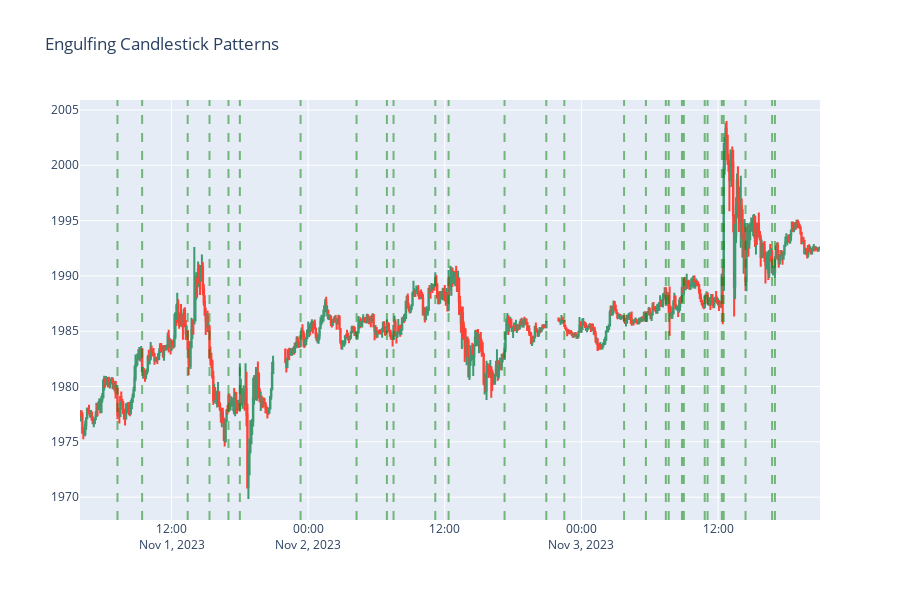

The notebook cell this image was saved under:
### Code cell
# visualizing engulfs
engulfs = ohlc_df[ohlc_df['engulfing_pattern'] == True]

fig_engulf = go.Figure(fig)
fig_engulf.update_layout(title='Engulfing Candlestick Patterns')

for i, x in engulfs.iterrows():
    fig_engulf.add_vline(x=x['time'], line_width=2, line_dash="dash", opacity=0.5, line_color="green")
    
fig_engulf

### Figure 1 — Plotly figure (JSON) as saved in the notebook; plotly's stock layout.template omitted (floating-point values rounded to 4 significant figures; data arrays with more than 128 entries replaced by an {"elided": "..."} marker saying what was removed)
{"data": [{"close": {"elided": "756 float values"}, "high": {"elided": "756 float values"}, "low": {"elided": "756 float values"}, "open": {"elided": "756 float values"}, "type": "candlestick", "x": {"elided": "756 str values"}}], "layout": {"height": 600, "shapes": [{"line": {"color": "green", "dash": "dash", "width": 2}, "opacity": 0.5, "type": "line", "x0": "2023-11-01T07:15:00", "x1": "2023-11-01T07:15:00", "xref": "x", "y0": 0, "y1": 1, "yref": "y domain"}, {"line": {"color": "green", "dash": "dash", "width": 2}, "opacity": 0.5, "type": "line", "x0": "2023-11-01T09:25:00", "x1": "2023-11-01T09:25:00", "xref": "x", "y0": 0, "y1": 1, "yref": "y domain"}, {"line": {"color": "green", "dash": "dash", "width": 2}, "opacity": 0.5, "type": "line", "x0": "2023-11-01T13:25:00", "x1": "2023-11-01T13:25:00", "xref": "x", "y0": 0, "y1": 1, "yref": "y domain"}, {"line": {"color": "green", "dash": "dash", "width": 2}, "opacity": 0.5, "type": "line", "x0": "2023-11-01T15:20:00", "x1": "2023-11-01T15:20:00", "xref": "x", "y0": 0, "y1": 1, "yref": "y domain"}, {"line": {"color": "green", "dash": "dash", "width": 2}, "opacity": 0.5, "type": "line", "x0": "2023-11-01T17:00:00", "x1": "2023-11-01T17:00:00", "xref": "x", "y0": 0, "y1": 1, "yref": "y domain"}, {"line": {"color": "green", "dash": "dash", "width": 2}, "opacity": 0.5, "type": "line", "x0": "2023-11-01T18:00:00", "x1": "2023-11-01T18:00:00", "xref": "x", "y0": 0, "y1": 1, "yref": "y domain"}, {"line": {"color": "green", "dash": "dash", "width": 2}, "opacity": 0.5, "type": "line", "x0": "2023-11-01T23:20:00", "x1": "2023-11-01T23:20:00", "xref": "x", "y0": 0, "y1": 1, "yref": "y domain"}, {"line": {"color": "green", "dash": "dash", "width": 2}, "opacity": 0.5, "type": "line", "x0": "2023-11-02T04:15:00", "x1": "2023-11-02T04:15:00", "xref": "x", "y0": 0, "y1": 1, "yref": "y domain"}, {"line": {"color": "green", "dash": "dash", "width": 2}, "opacity": 0.5, "type": "line", "x0": "2023-11-02T06:55:00", "x1": "2023-11-02T06:55:00", "xref": "x", "y0": 0, "y1": 1, "yref": "y domain"}, {"line": {"color": "green", "dash": "dash", "width": 2}, "opacity": 0.5, "type": "line", "x0": "2023-11-02T07:30:00", "x1": "2023-11-02T07:30:00", "xref": "x", "y0": 0, "y1": 1, "yref": "y domain"}, {"line": {"color": "green", "dash": "dash", "width": 2}, "opacity": 0.5, "type": "line", "x0": "2023-11-02T11:10:00", "x1": "2023-11-02T11:10:00", "xref": "x", "y0": 0, "y1": 1, "yref": "y domain"}, {"line": {"color": "green", "dash": "dash", "width": 2}, "opacity": 0.5, "type": "line", "x0": "2023-11-02T12:20:00", "x1": "2023-11-02T12:20:00", "xref": "x", "y0": 0, "y1": 1, "yref": "y domain"}, {"line": {"color": "green", "dash": "dash", "width": 2}, "opacity": 0.5, "type": "line", "x0": "2023-11-02T17:15:00", "x1": "2023-11-02T17:15:00", "xref": "x", "y0": 0, "y1": 1, "yref": "y domain"}, {"line": {"color": "green", "dash": "dash", "width": 2}, "opacity": 0.5, "type": "line", "x0": "2023-11-02T20:55:00", "x1": "2023-11-02T20:55:00", "xref": "x", "y0": 0, "y1": 1, "yref": "y domain"}, {"line": {"color": "green", "dash": "dash", "width": 2}, "opacity": 0.5, "type": "line", "x0": "2023-11-02T22:30:00", "x1": "2023-11-02T22:30:00", "xref": "x", "y0": 0, "y1": 1, "yref": "y domain"}, {"line": {"color": "green", "dash": "dash", "width": 2}, "opacity": 0.5, "type": "line", "x0": "2023-11-03T03:45:00", "x1": "2023-11-03T03:45:00", "xref": "x", "y0": 0, "y1": 1, "yref": "y domain"}, {"line": {"color": "green", "dash": "dash", "width": 2}, "opacity": 0.5, "type": "line", "x0": "2023-11-03T05:40:00", "x1": "2023-11-03T05:40:00", "xref": "x", "y0": 0, "y1": 1, "yref": "y domain"}, {"line": {"color": "green", "dash": "dash", "width": 2}, "opacity": 0.5, "type": "line", "x0": "2023-11-03T07:25:00", "x1": "2023-11-03T07:25:00", "xref": "x", "y0": 0, "y1": 1, "yref": "y domain"}, {"line": {"color": "green", "dash": "dash", "width": 2}, "opacity": 0.5, "type": "line", "x0": "2023-11-03T07:40:00", "x1": "2023-11-03T07:40:00", "xref": "x", "y0": 0, "y1": 1, "yref": "y domain"}, {"line": {"color": "green", "dash": "dash", "width": 2}, "opacity": 0.5, "type": "line", "x0": "2023-11-03T08:50:00", "x1": "2023-11-03T08:50:00", "xref": "x", "y0": 0, "y1": 1, "yref": "y domain"}, {"line": {"color": "green", "dash": "dash", "width": 2}, "opacity": 0.5, "type": "line", "x0": "2023-11-03T09:00:00", "x1": "2023-11-03T09:00:00", "xref": "x", "y0": 0, "y1": 1, "yref": "y domain"}, {"line": {"color": "green", "dash": "dash", "width": 2}, "opacity": 0.5, "type": "line", "x0": "2023-11-03T10:50:00", "x1": "2023-11-03T10:50:00", "xref": "x", "y0": 0, "y1": 1, "yref": "y domain"}, {"line": {"color": "green", "dash": "dash", "width": 2}, "opacity": 0.5, "type": "line", "x0": "2023-11-03T11:05:00", "x1": "2023-11-03T11:05:00", "xref": "x", "y0": 0, "y1": 1, "yref": "y domain"}, {"line": {"color": "green", "dash": "dash", "width": 2}, "opacity": 0.5, "type": "line", "x0": "2023-11-03T12:20:00", "x1": "2023-11-03T12:20:00", "xref": "x", "y0": 0, "y1": 1, "yref": "y domain"}, {"line": {"color": "green", "dash": "dash", "width": 2}, "opacity": 0.5, "type": "line", "x0": "2023-11-03T12:30:00", "x1": "2023-11-03T12:30:00", "xref": "x", "y0": 0, "y1": 1, "yref": "y domain"}, {"line": {"color": "green", "dash": "dash", "width": 2}, "opacity": 0.5, "type": "line", "x0": "2023-11-03T14:25:00", "x1": "2023-11-03T14:25:00", "xref": "x", "y0": 0, "y1": 1, "yref": "y domain"}, {"line": {"color": "green", "dash": "dash", "width": 2}, "opacity": 0.5, "type": "line", "x0": "2023-11-03T16:45:00", "x1": "2023-11-03T16:45:00", "xref": "x", "y0": 0, "y1": 1, "yref": "y domain"}, {"line": {"color": "green", "dash": "dash", "width": 2}, "opacity": 0.5, "type": "line", "x0": "2023-11-03T17:00:00", "x1": "2023-11-03T17:00:00", "xref": "x", "y0": 0, "y1": 1, "yref": "y domain"}], "title": {"text": "Engulfing Candlestick Patterns"}, "xaxis": {"rangeslider": {"visible": false}}}}
